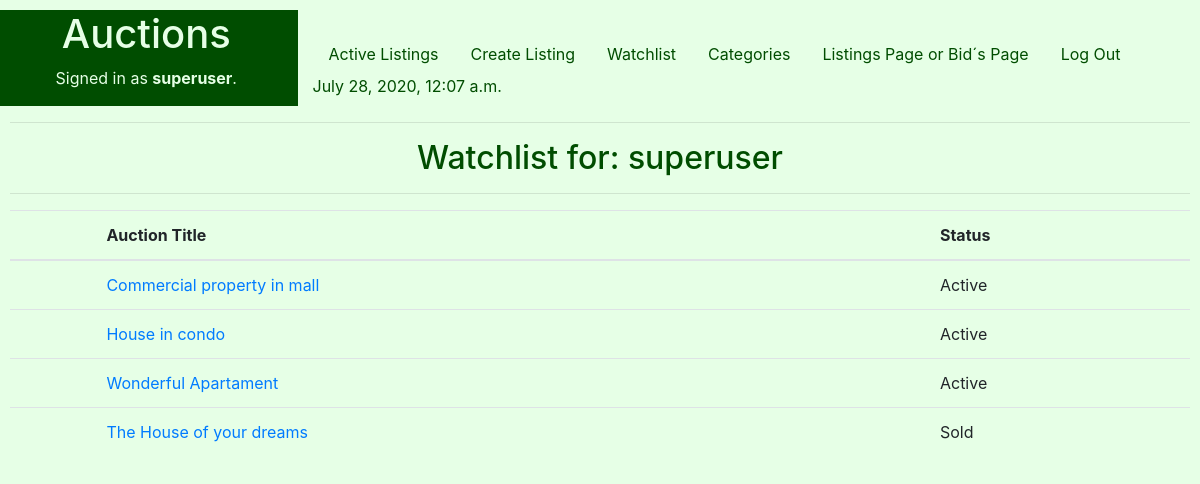
Page /Watchlist (signed in) on the earlier database version.
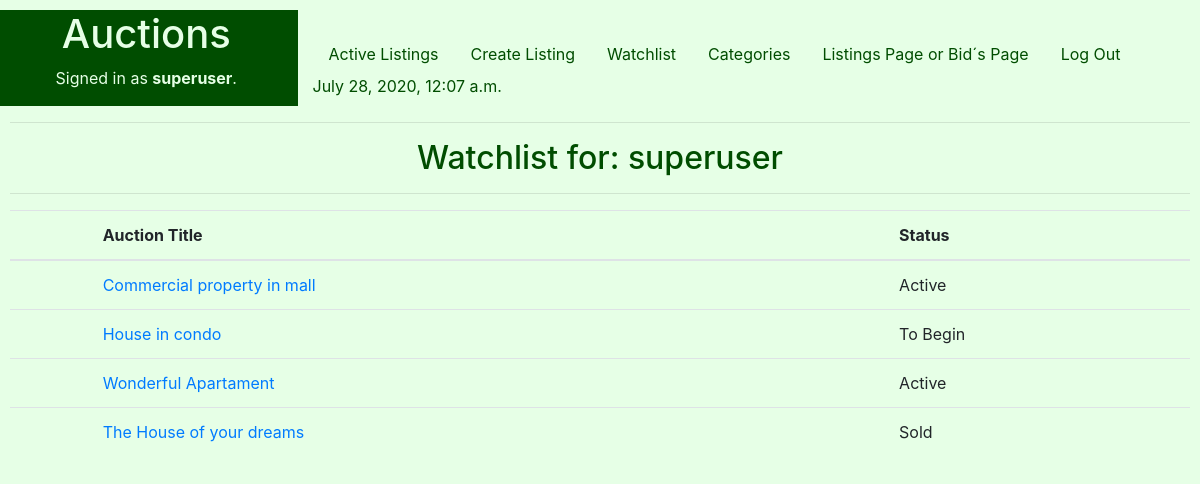
Same page on the later database version.
### auctions/models.py (models this page shows, shortened)
class Watchlist(models.Model):
    Lcode = models.ForeignKey(Listings, on_delete=models.CASCADE)
    Wflag =models.IntegerField() #Key
    user = models.CharField(max_length=25)

class Listings(models.Model):
    STATUS = (
        ('Active', 'Active - Receiving Bids'),
        ('To Begin', 'To Begin - De Auction didn´t start yet'),
        ('Closed', 'Closed - The seller gave up the auction'),
        ('Sold', 'Sold'),
    )
    Ltitle = models.CharField(help_text="Choose a title for your listing",max_length=50)
    Ccode=models.IntegerField(help_text="Categories Ex: 1-Apartament,2-Commercial,3-Farm, 4-House ") #foreign key from PropTypes
    Ldescription = models.CharField(max_length=250)
    Lprice = models.FloatField(help_text="starting bid Just USD") #initial price
    Ldatestart = models.DateField(help_text="Please use the following format: <em>YYYY-MM-DD</em>. for the auction start")
    Lduration = models.IntegerField(help_text="Duration expressed in days" )
    Luser = models.CharField(max_length=25)
    Limage= models.ImageField(upload_to="media", blank=True) #Name of the picture saved on static folder
    Lstatus = models.CharField(max_length=8, choices=STATUS )

### auctions/views.py (the view)
# urls.py: path('Watchlist', views.Watchlist_view, name='Watchlist'),
def Watchlist_view(request):
    d = datetime.now()
    try:
        W = Watchlist.objects.all()
        context={
           "d" : d,
           "Wishlists": W,
        }
        return render(request, "auctions/Watchlist.html", context)
    except:
        context={
          "d" : d,
        }
        return render(request, "auctions/Watchlist.html", context)

### auctions/templates/auctions/WatchList.html (shortened to what this page needs)
{% extends "auctions/layout.html" %}
{% block body %}
<h2 style=" text-align: center;">Watchlist for: {{user.username}} </h2>
  <hr>
<form action ="{% url 'auctions:Watchlist' %}">
   	<div class="form-group" >
        <table class="table" width=50%>
            <thead>
		      	    <tr>
                <th </th>
                <th scope="col">Auction Title </th>
                <th scope="col">Status </th>
      	        </tr>
		        </thead>
            {% if Wishlists|length > 0  %}
	              {% for W in Wishlists %}
                  {%if user.username == W.user%}
                      <tr>
                      <td></td>
                      <td><a href="{% url 'auctions:BidsDetail' Btitle=W.Lcode.Ltitle %}">  {{W.Lcode.Ltitle}} </a> </td>
                      <td>  {{W.Lcode.Lstatus}} </td>
                      </tr>
                  {%endif%}
                {% endfor %}
            {% else %}
                 	<div class="form-group">
                      	<output><h1>No matches found for your Whatchlist   {{user.username}} </h1></output>
                        <input type="hidden" id="u" name="username" value={{user.username}}>
                	</div>
            {% endif %}
	      </table>
    </div>
</form>
{% endblock %}

Differences in the rows shown:
changed through a linked row, Watchlist "House in condo": Lcode.Lstatus "Active" → "To Begin"
